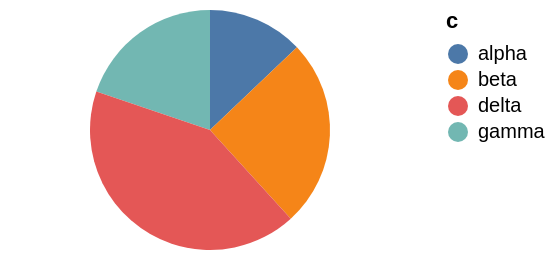

Source (Vega-Lite JSON):
### Vega-Lite specification from a JSON file in a GitHub repository (floating-point values rounded to 4 significant figures)
{"$schema": "https://vega.github.io/schema/vega-lite/v6.json", "width": 200, "height": 120, "data": {"values": [{"c": "alpha", "v": 28, "w": 3, "t": "2024-01-07"}, {"c": "beta", "v": 55, "w": 7, "t": "2024-03-19"}, {"c": "gamma", "v": 43, "w": 5, "t": "2024-06-02"}, {"c": "delta", "v": 91, "w": 9, "t": "2024-09-11"}]}, "mark": {"type": "arc", "cursor": "nw-resize"}, "encoding": {"theta": {"field": "v", "type": "quantitative"}, "color": {"field": "c", "type": "nominal"}}}
